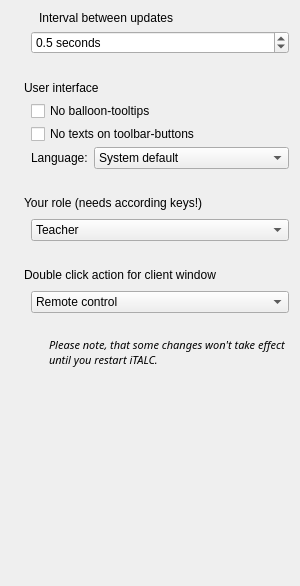
<?xml version="1.0" encoding="UTF-8"?>
<ui version="4.0">
 <class>Config</class>
 <widget class="QWidget" name="Config">
  <property name="geometry">
   <rect>
    <x>0</x>
    <y>0</y>
    <width>300</width>
    <height>586</height>
   </rect>
  </property>
  <layout class="QVBoxLayout" name="verticalLayout">
   <property name="spacing">
    <number>24</number>
   </property>
   <item>
    <layout class="QVBoxLayout">
     <property name="spacing">
      <number>6</number>
     </property>
     <property name="leftMargin">
      <number>0</number>
     </property>
     <property name="topMargin">
      <number>0</number>
     </property>
     <property name="rightMargin">
      <number>0</number>
     </property>
     <property name="bottomMargin">
      <number>0</number>
     </property>
     <item>
      <layout class="QHBoxLayout">
       <property name="spacing">
        <number>6</number>
       </property>
       <property name="leftMargin">
        <number>0</number>
       </property>
       <property name="topMargin">
        <number>0</number>
       </property>
       <property name="rightMargin">
        <number>0</number>
       </property>
       <property name="bottomMargin">
        <number>0</number>
       </property>
       <item>
        <widget class="QLabel" name="label_2">
         <property name="maximumSize">
          <size>
           <width>22</width>
           <height>22</height>
          </size>
         </property>
         <property name="text">
          <string/>
         </property>
         <property name="pixmap">
          <pixmap resource="../italc.qrc">:/resources/chronometer.png</pixmap>
         </property>
         <property name="scaledContents">
          <bool>true</bool>
         </property>
        </widget>
       </item>
       <item>
        <widget class="QLabel" name="label">
         <property name="text">
          <string>Interval between updates</string>
         </property>
        </widget>
       </item>
      </layout>
     </item>
     <item>
      <layout class="QHBoxLayout">
       <property name="spacing">
        <number>6</number>
       </property>
       <property name="leftMargin">
        <number>0</number>
       </property>
       <property name="topMargin">
        <number>0</number>
       </property>
       <property name="rightMargin">
        <number>0</number>
       </property>
       <property name="bottomMargin">
        <number>0</number>
       </property>
       <item>
        <spacer>
         <property name="orientation">
          <enum>Qt::Horizontal</enum>
         </property>
         <property name="sizeType">
          <enum>QSizePolicy::Fixed</enum>
         </property>
         <property name="sizeHint" stdset="0">
          <size>
           <width>20</width>
           <height>1</height>
          </size>
         </property>
        </spacer>
       </item>
       <item>
        <widget class="QDoubleSpinBox" name="updateIntervalSB">
         <property name="whatsThis">
          <string>&lt;html&gt;&lt;head&gt;&lt;meta name=&quot;qrichtext&quot; content=&quot;1&quot; /&gt;&lt;/head&gt;&lt;body style=&quot; white-space: pre-wrap; font-family:Sans Serif; font-size:9pt; font-weight:400; font-style:normal; text-decoration:none;&quot;&gt;&lt;p style=&quot; margin-top:0px; margin-bottom:0px; margin-left:0px; margin-right:0px; -qt-block-indent:0; text-indent:0px;&quot;&gt;Here you can set the interval between updates of clients. Higher values result in lower network-traffic and lower CPU-usage on this computer.&lt;/p&gt;&lt;/body&gt;&lt;/html&gt;</string>
         </property>
         <property name="suffix">
          <string> seconds</string>
         </property>
         <property name="decimals">
          <number>1</number>
         </property>
         <property name="minimum">
          <double>0.100000000000000</double>
         </property>
         <property name="maximum">
          <double>10.000000000000000</double>
         </property>
         <property name="singleStep">
          <double>0.500000000000000</double>
         </property>
         <property name="value">
          <double>0.500000000000000</double>
         </property>
        </widget>
       </item>
      </layout>
     </item>
    </layout>
   </item>
   <item>
    <layout class="QVBoxLayout">
     <property name="spacing">
      <number>3</number>
     </property>
     <property name="leftMargin">
      <number>0</number>
     </property>
     <property name="topMargin">
      <number>0</number>
     </property>
     <property name="rightMargin">
      <number>0</number>
     </property>
     <property name="bottomMargin">
      <number>0</number>
     </property>
     <item>
      <layout class="QHBoxLayout">
       <property name="spacing">
        <number>6</number>
       </property>
       <property name="leftMargin">
        <number>0</number>
       </property>
       <property name="topMargin">
        <number>0</number>
       </property>
       <property name="rightMargin">
        <number>0</number>
       </property>
       <property name="bottomMargin">
        <number>0</number>
       </property>
       <item>
        <widget class="QLabel" name="label_6">
         <property name="maximumSize">
          <size>
           <width>22</width>
           <height>22</height>
          </size>
         </property>
         <property name="text">
          <string/>
         </property>
         <property name="pixmap">
          <pixmap resource="../italc.qrc">:/resources/window-duplicate.png</pixmap>
         </property>
         <property name="scaledContents">
          <bool>true</bool>
         </property>
        </widget>
       </item>
       <item>
        <widget class="QLabel" name="label_5">
         <property name="text">
          <string>User interface</string>
         </property>
        </widget>
       </item>
       <item>
        <spacer>
         <property name="orientation">
          <enum>Qt::Horizontal</enum>
         </property>
         <property name="sizeHint" stdset="0">
          <size>
           <width>40</width>
           <height>20</height>
          </size>
         </property>
        </spacer>
       </item>
      </layout>
     </item>
     <item>
      <layout class="QHBoxLayout">
       <property name="spacing">
        <number>6</number>
       </property>
       <property name="leftMargin">
        <number>0</number>
       </property>
       <property name="topMargin">
        <number>0</number>
       </property>
       <property name="rightMargin">
        <number>0</number>
       </property>
       <property name="bottomMargin">
        <number>0</number>
       </property>
       <item>
        <spacer>
         <property name="orientation">
          <enum>Qt::Horizontal</enum>
         </property>
         <property name="sizeType">
          <enum>QSizePolicy::Fixed</enum>
         </property>
         <property name="sizeHint" stdset="0">
          <size>
           <width>20</width>
           <height>1</height>
          </size>
         </property>
        </spacer>
       </item>
       <item>
        <widget class="QCheckBox" name="balloonToolTips">
         <property name="toolTip">
          <string>&lt;html&gt;&lt;head&gt;&lt;meta name=&quot;qrichtext&quot; content=&quot;1&quot; /&gt;&lt;/head&gt;&lt;body style=&quot; white-space: pre-wrap; font-family:Sans Serif; font-size:9pt; font-weight:400; font-style:normal; text-decoration:none;&quot;&gt;&lt;p style=&quot; margin-top:0px; margin-bottom:0px; margin-left:0px; margin-right:0px; -qt-block-indent:0; text-indent:0px;&quot;&gt;Do not show balloon-tooltips for toolbar-buttons&lt;/p&gt;&lt;/body&gt;&lt;/html&gt;</string>
         </property>
         <property name="whatsThis">
          <string>&lt;html&gt;&lt;head&gt;&lt;meta name=&quot;qrichtext&quot; content=&quot;1&quot; /&gt;&lt;/head&gt;&lt;body style=&quot; white-space: pre-wrap; font-family:Sans Serif; font-size:9pt; font-weight:400; font-style:normal; text-decoration:none;&quot;&gt;&lt;p style=&quot; margin-top:0px; margin-bottom:0px; margin-left:0px; margin-right:0px; -qt-block-indent:0; text-indent:0px;&quot;&gt;Check this option if you're annoyed by the balloon-tooltips appearing when moving mouse-cursor over toolbar-buttons.&lt;/p&gt;&lt;/body&gt;&lt;/html&gt;</string>
         </property>
         <property name="text">
          <string>No balloon-tooltips</string>
         </property>
        </widget>
       </item>
      </layout>
     </item>
     <item>
      <layout class="QHBoxLayout">
       <property name="spacing">
        <number>6</number>
       </property>
       <property name="leftMargin">
        <number>0</number>
       </property>
       <property name="topMargin">
        <number>0</number>
       </property>
       <property name="rightMargin">
        <number>0</number>
       </property>
       <property name="bottomMargin">
        <number>0</number>
       </property>
       <item>
        <spacer>
         <property name="orientation">
          <enum>Qt::Horizontal</enum>
         </property>
         <property name="sizeType">
          <enum>QSizePolicy::Fixed</enum>
         </property>
         <property name="sizeHint" stdset="0">
          <size>
           <width>20</width>
           <height>1</height>
          </size>
         </property>
        </spacer>
       </item>
       <item>
        <widget class="QCheckBox" name="iconOnlyToolButtons">
         <property name="toolTip">
          <string>&lt;html&gt;&lt;head&gt;&lt;meta name=&quot;qrichtext&quot; content=&quot;1&quot; /&gt;&lt;/head&gt;&lt;body style=&quot; white-space: pre-wrap; font-family:Sans Serif; font-size:9pt; font-weight:400; font-style:normal; text-decoration:none;&quot;&gt;&lt;p style=&quot; margin-top:0px; margin-bottom:0px; margin-left:0px; margin-right:0px; -qt-block-indent:0; text-indent:0px;&quot;&gt;Do not show texts on toolbar-buttons&lt;/p&gt;&lt;/body&gt;&lt;/html&gt;</string>
         </property>
         <property name="text">
          <string>No texts on toolbar-buttons</string>
         </property>
        </widget>
       </item>
      </layout>
     </item>
     <item>
      <layout class="QHBoxLayout">
       <property name="spacing">
        <number>6</number>
       </property>
       <property name="leftMargin">
        <number>0</number>
       </property>
       <property name="topMargin">
        <number>0</number>
       </property>
       <property name="rightMargin">
        <number>0</number>
       </property>
       <property name="bottomMargin">
        <number>0</number>
       </property>
       <item>
        <spacer>
         <property name="orientation">
          <enum>Qt::Horizontal</enum>
         </property>
         <property name="sizeType">
          <enum>QSizePolicy::Fixed</enum>
         </property>
         <property name="sizeHint" stdset="0">
          <size>
           <width>20</width>
           <height>1</height>
          </size>
         </property>
        </spacer>
       </item>
       <item>
        <widget class="QLabel" name="label_3">
         <property name="text">
          <string>Language:</string>
         </property>
        </widget>
       </item>
       <item>
        <widget class="QComboBox" name="languageCB">
         <property name="sizePolicy">
          <sizepolicy hsizetype="MinimumExpanding" vsizetype="Fixed">
           <horstretch>0</horstretch>
           <verstretch>0</verstretch>
          </sizepolicy>
         </property>
         <item>
          <property name="text">
           <string>System default</string>
          </property>
         </item>
         <item>
          <property name="text">
           <string>ar - العربية</string>
          </property>
         </item>
         <item>
          <property name="text">
           <string>cs - Česky</string>
          </property>
         </item>
         <item>
          <property name="text">
           <string>de - Deutsch</string>
          </property>
         </item>
         <item>
          <property name="text">
           <string>el - Ελληνικά</string>
          </property>
         </item>
         <item>
          <property name="text">
           <string>es - Español</string>
          </property>
         </item>
         <item>
          <property name="text">
           <string>fi - Suomi</string>
          </property>
         </item>
         <item>
          <property name="text">
           <string>fr - Français</string>
          </property>
         </item>
         <item>
          <property name="text">
           <string>he - עִבְרִית</string>
          </property>
         </item>
         <item>
          <property name="text">
           <string>hu - Magyar</string>
          </property>
         </item>
         <item>
          <property name="text">
           <string>it - Italiano</string>
          </property>
         </item>
         <item>
          <property name="text">
           <string>nl - Nederlands</string>
          </property>
         </item>
         <item>
          <property name="text">
           <string>nn - Norsk</string>
          </property>
         </item>
         <item>
          <property name="text">
           <string>pl - Polski</string>
          </property>
         </item>
         <item>
          <property name="text">
           <string>pt_br - Brasileiro</string>
          </property>
         </item>
         <item>
          <property name="text">
           <string>pt_pt - Português</string>
          </property>
         </item>
         <item>
          <property name="text">
           <string>ru - Русский</string>
          </property>
         </item>
         <item>
          <property name="text">
           <string>sk - Slovenský</string>
          </property>
         </item>
         <item>
          <property name="text">
           <string>sl - Slovenčina</string>
          </property>
         </item>
         <item>
          <property name="text">
           <string>sv - Svenska</string>
          </property>
         </item>
         <item>
          <property name="text">
           <string>tr - Türkçe</string>
          </property>
         </item>
         <item>
          <property name="text">
           <string>uk - Українська</string>
          </property>
         </item>
         <item>
          <property name="text">
           <string>zh_cn - 简体字</string>
          </property>
         </item>
         <item>
          <property name="text">
           <string>zh_tw - 簡體字</string>
          </property>
         </item>
        </widget>
       </item>
      </layout>
     </item>
    </layout>
   </item>
   <item>
    <layout class="QVBoxLayout">
     <property name="spacing">
      <number>6</number>
     </property>
     <property name="leftMargin">
      <number>0</number>
     </property>
     <property name="topMargin">
      <number>0</number>
     </property>
     <property name="rightMargin">
      <number>0</number>
     </property>
     <property name="bottomMargin">
      <number>0</number>
     </property>
     <item>
      <layout class="QHBoxLayout">
       <property name="spacing">
        <number>6</number>
       </property>
       <property name="leftMargin">
        <number>0</number>
       </property>
       <property name="topMargin">
        <number>0</number>
       </property>
       <property name="rightMargin">
        <number>0</number>
       </property>
       <property name="bottomMargin">
        <number>0</number>
       </property>
       <item>
        <widget class="QLabel" name="label_12">
         <property name="maximumSize">
          <size>
           <width>22</width>
           <height>22</height>
          </size>
         </property>
         <property name="pixmap">
          <pixmap resource="../italc.qrc">:/resources/user-group-new.png</pixmap>
         </property>
         <property name="scaledContents">
          <bool>true</bool>
         </property>
        </widget>
       </item>
       <item>
        <widget class="QLabel" name="label_13">
         <property name="text">
          <string>Your role (needs according keys!)</string>
         </property>
        </widget>
       </item>
       <item>
        <spacer>
         <property name="orientation">
          <enum>Qt::Horizontal</enum>
         </property>
         <property name="sizeHint" stdset="0">
          <size>
           <width>10</width>
           <height>20</height>
          </size>
         </property>
        </spacer>
       </item>
      </layout>
     </item>
     <item>
      <layout class="QHBoxLayout">
       <property name="spacing">
        <number>6</number>
       </property>
       <property name="leftMargin">
        <number>0</number>
       </property>
       <property name="topMargin">
        <number>0</number>
       </property>
       <property name="rightMargin">
        <number>0</number>
       </property>
       <property name="bottomMargin">
        <number>0</number>
       </property>
       <item>
        <spacer>
         <property name="orientation">
          <enum>Qt::Horizontal</enum>
         </property>
         <property name="sizeType">
          <enum>QSizePolicy::Fixed</enum>
         </property>
         <property name="sizeHint" stdset="0">
          <size>
           <width>20</width>
           <height>1</height>
          </size>
         </property>
        </spacer>
       </item>
       <item>
        <widget class="QComboBox" name="roleCB">
         <property name="whatsThis">
          <string>&lt;html&gt;&lt;head&gt;&lt;meta name=&quot;qrichtext&quot; content=&quot;1&quot; /&gt;&lt;style type=&quot;text/css&quot;&gt;
p, li { white-space: pre-wrap; }
&lt;/style&gt;&lt;/head&gt;&lt;body style=&quot; font-family:'Sans Serif'; font-size:9pt; font-weight:400; font-style:normal; text-decoration:none;&quot;&gt;
&lt;p style=&quot; margin-top:0px; margin-bottom:0px; margin-left:0px; margin-right:0px; -qt-block-indent:0; text-indent:0px;&quot;&gt;Here you can select your role. Only change this if you know what you're doing. Otherwise you won't be able to access any clients until you restore your old role.&lt;/p&gt;&lt;/body&gt;&lt;/html&gt;</string>
         </property>
         <item>
          <property name="text">
           <string>Teacher</string>
          </property>
         </item>
         <item>
          <property name="text">
           <string>Administrator</string>
          </property>
         </item>
         <item>
          <property name="text">
           <string>Supporter</string>
          </property>
         </item>
         <item>
          <property name="text">
           <string>Other</string>
          </property>
         </item>
        </widget>
       </item>
      </layout>
     </item>
    </layout>
   </item>
   <item>
    <layout class="QVBoxLayout">
     <property name="spacing">
      <number>6</number>
     </property>
     <property name="leftMargin">
      <number>0</number>
     </property>
     <property name="topMargin">
      <number>0</number>
     </property>
     <property name="rightMargin">
      <number>0</number>
     </property>
     <property name="bottomMargin">
      <number>0</number>
     </property>
     <item>
      <layout class="QHBoxLayout">
       <property name="spacing">
        <number>6</number>
       </property>
       <property name="leftMargin">
        <number>0</number>
       </property>
       <property name="topMargin">
        <number>0</number>
       </property>
       <property name="rightMargin">
        <number>0</number>
       </property>
       <property name="bottomMargin">
        <number>0</number>
       </property>
       <item>
        <widget class="QLabel" name="label_16">
         <property name="maximumSize">
          <size>
           <width>22</width>
           <height>22</height>
          </size>
         </property>
         <property name="pixmap">
          <pixmap resource="../italc.qrc">:/resources/preferences-desktop-display.png</pixmap>
         </property>
         <property name="scaledContents">
          <bool>true</bool>
         </property>
        </widget>
       </item>
       <item>
        <widget class="QLabel" name="label_17">
         <property name="text">
          <string>Double click action for client window</string>
         </property>
        </widget>
       </item>
       <item>
        <spacer>
         <property name="orientation">
          <enum>Qt::Horizontal</enum>
         </property>
         <property name="sizeHint" stdset="0">
          <size>
           <width>10</width>
           <height>20</height>
          </size>
         </property>
        </spacer>
       </item>
      </layout>
     </item>
     <item>
      <layout class="QHBoxLayout">
       <property name="spacing">
        <number>6</number>
       </property>
       <property name="leftMargin">
        <number>0</number>
       </property>
       <property name="topMargin">
        <number>0</number>
       </property>
       <property name="rightMargin">
        <number>0</number>
       </property>
       <property name="bottomMargin">
        <number>0</number>
       </property>
       <item>
        <spacer>
         <property name="orientation">
          <enum>Qt::Horizontal</enum>
         </property>
         <property name="sizeType">
          <enum>QSizePolicy::Fixed</enum>
         </property>
         <property name="sizeHint" stdset="0">
          <size>
           <width>20</width>
           <height>1</height>
          </size>
         </property>
        </spacer>
       </item>
       <item>
        <widget class="QComboBox" name="clientDoubleClickActionCB">
         <property name="whatsThis">
          <string>&lt;html&gt;&lt;head&gt;&lt;meta name=&quot;qrichtext&quot; content=&quot;1&quot; /&gt;&lt;style type=&quot;text/css&quot;&gt;
p, li { white-space: pre-wrap; }
&lt;/style&gt;&lt;/head&gt;&lt;body style=&quot; font-family:'Sans Serif'; font-size:9pt; font-weight:400; font-style:normal; text-decoration:none;&quot;&gt;
&lt;p style=&quot; margin-top:0px; margin-bottom:0px; margin-left:0px; margin-right:0px; -qt-block-indent:0; text-indent:0px;&quot;&gt;Here you can set what should happen if you double-click a client-window.&lt;/p&gt;&lt;/body&gt;&lt;/html&gt;</string>
         </property>
         <item>
          <property name="text">
           <string>Remote control</string>
          </property>
          <property name="icon">
           <iconset resource="../italc.qrc">
            <normaloff>:/resources/remote_control.png</normaloff>:/resources/remote_control.png</iconset>
          </property>
         </item>
         <item>
          <property name="text">
           <string>View live in fullscreen</string>
          </property>
          <property name="icon">
           <iconset resource="../italc.qrc">
            <normaloff>:/resources/kmag.png</normaloff>:/resources/kmag.png</iconset>
          </property>
         </item>
        </widget>
       </item>
      </layout>
     </item>
    </layout>
   </item>
   <item>
    <layout class="QHBoxLayout">
     <property name="spacing">
      <number>6</number>
     </property>
     <property name="leftMargin">
      <number>0</number>
     </property>
     <property name="topMargin">
      <number>0</number>
     </property>
     <property name="rightMargin">
      <number>0</number>
     </property>
     <property name="bottomMargin">
      <number>0</number>
     </property>
     <item>
      <widget class="QLabel" name="label_8">
       <property name="maximumSize">
        <size>
         <width>32</width>
         <height>32</height>
        </size>
       </property>
       <property name="text">
        <string/>
       </property>
       <property name="pixmap">
        <pixmap resource="../italc.qrc">:/resources/help-about.png</pixmap>
       </property>
       <property name="scaledContents">
        <bool>true</bool>
       </property>
      </widget>
     </item>
     <item>
      <widget class="QLabel" name="label_7">
       <property name="text">
        <string>&lt;html&gt;&lt;head&gt;&lt;meta name=&quot;qrichtext&quot; content=&quot;1&quot; /&gt;&lt;/head&gt;&lt;body style=&quot; white-space: pre-wrap; font-family:Sans Serif; font-size:9pt; font-weight:400; font-style:normal; text-decoration:none;&quot;&gt;&lt;p style=&quot; margin-top:0px; margin-bottom:0px; margin-left:0px; margin-right:0px; -qt-block-indent:0; text-indent:0px;&quot;&gt;&lt;span style=&quot; font-size:8pt; font-style:italic;&quot;&gt;Please note, that some changes won't take effect until you restart iTALC.&lt;/span&gt;&lt;/p&gt;&lt;/body&gt;&lt;/html&gt;</string>
       </property>
       <property name="wordWrap">
        <bool>true</bool>
       </property>
      </widget>
     </item>
    </layout>
   </item>
   <item>
    <spacer>
     <property name="orientation">
      <enum>Qt::Vertical</enum>
     </property>
     <property name="sizeHint" stdset="0">
      <size>
       <width>20</width>
       <height>40</height>
      </size>
     </property>
    </spacer>
   </item>
  </layout>
 </widget>
 <resources>
  <include location="../italc.qrc"/>
  <include location="../../lib/ItalcCore.qrc"/>
 </resources>
 <connections/>
</ui>
